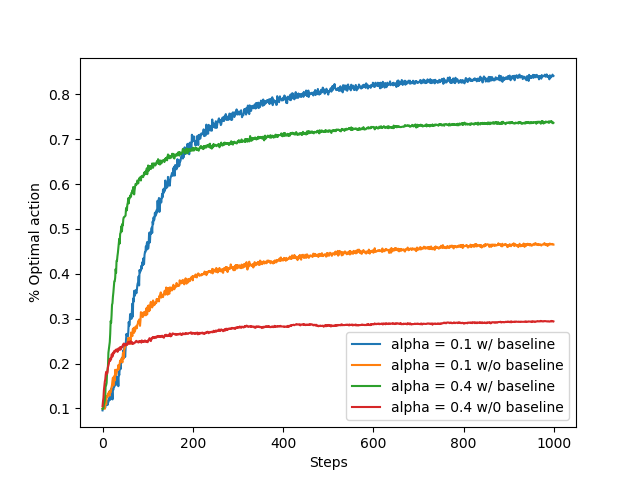

Reproduce this figure in Python.

# coding: utf-8

# In[4]:


import matplotlib.pyplot as plt
import numpy as np
from tqdm import tqdm


# In[5]:


class MultiArmedBanditGradientAlgorithm:
    def __init__(self, k, alpha, baseline, mu):
        self.k = k
        self.alpha = alpha
        self.baseline = baseline
        self.mu = mu

    def reset(self):
        self.time = 0
        self.average_reward = 0
        self.q_true = np.random.randn(self.k) + self.mu
        self.q_estimate = np.zeros(self.k)
        self.action_count = np.zeros(self.k)
        self.best_action = np.argmax(self.q_true)

    def act(self):
        pref = np.exp(self.q_estimate)
        self.action_prob = pref / np.sum(pref)
        action = np.random.choice(self.k, p=self.action_prob)
        self.action_count[action] += 1
        return action

    def step(self, action):
        self.time += 1
        reward = np.random.randn() + self.q_true[action]
        self.average_reward = (self.time - 1.0) / self.time * self.average_reward + reward / self.time
        rt = 0
        if self.baseline:
            rt = self.average_reward

        one_hot = np.zeros(self.k)
        one_hot[action] = 1
        self.q_estimate += self.alpha * (reward - rt) * (one_hot - self.action_prob)

        return reward


# In[6]:


def simulate(bandit, runs, time):
    best_action_counts = np.zeros((runs, time))
    for r in tqdm(range(runs)):
        bandit.reset()
        for t in range(time):
            action = bandit.act()
            bandit.step(action)
            if action == bandit.best_action:
                best_action_counts[r, t] = 1
    return best_action_counts.mean(axis=0)


# In[7]:


bandit0 = MultiArmedBanditGradientAlgorithm(10, 0.1, True, 4)
bandit1 = MultiArmedBanditGradientAlgorithm(10, 0.1, False, 4)
bandit2 = MultiArmedBanditGradientAlgorithm(10, 0.4, True, 4)
bandit3 = MultiArmedBanditGradientAlgorithm(10, 0.4, False, 4)


# In[8]:


runs = 2000
time = 1000
best_action_counts0 = simulate(bandit0, runs, time)
best_action_counts1 = simulate(bandit1, runs, time)
best_action_counts2 = simulate(bandit2, runs, time)
best_action_counts3 = simulate(bandit3, runs, time)


# In[9]:


plt.xlabel('Steps')
plt.ylabel('% Optimal action')

plt.plot(best_action_counts0, label='alpha = 0.1 w/ baseline')
plt.plot(best_action_counts1, label='alpha = 0.1 w/o baseline')
plt.plot(best_action_counts2, label='alpha = 0.4 w/ baseline')
plt.plot(best_action_counts3, label='alpha = 0.4 w/0 baseline')

plt.legend()

plt.savefig('./figures/q7.png')
plt.close()

